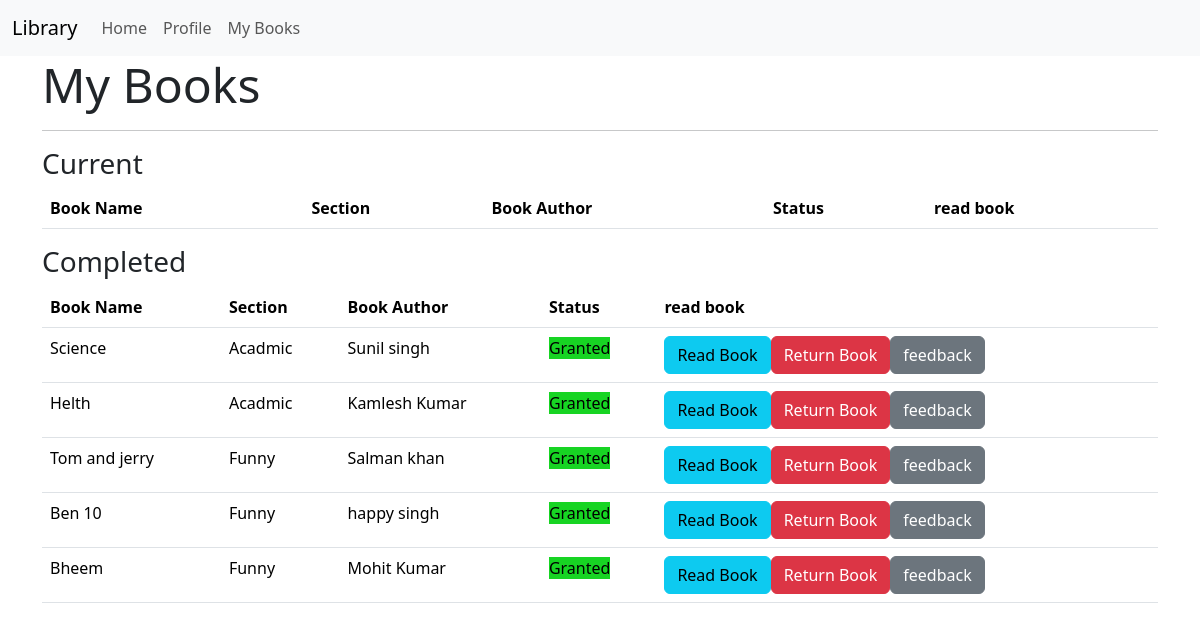
The app's page /mybook (signed in) with its own data.
### models.py (models this page shows)
class BookRequest(db.Model):
    id = db.Column(db.Integer, primary_key=True)#
    user_id = db.Column(db.Integer, db.ForeignKey('user.id'), nullable=False)#
    book_id = db.Column(db.Integer, db.ForeignKey('book.id'), nullable=False)#
    request_date = db.Column(db.DateTime,default=datetime.utcnow)#
    requested_day=db.Column(db.Integer)#
    status=db.Column(db.String(30),default='Pending')#
    issued_date = db.Column(db.DateTime)
    return_date = db.Column(db.DateTime)
    access_expiry = db.Column(db.DateTime)

class Book(db.Model):
    id = db.Column(db.Integer, primary_key=True)#
    name = db.Column(db.String(64), nullable=False)#
    content = db.Column(db.Text)#
    authors = db.Column(db.String(255))#
    book_upload_date = db.Column(db.Date,default=datetime.utcnow)#
    book_rating = db.Column(db.Float)
    section_id = db.Column(db.Integer, db.ForeignKey('section.id'), nullable=False)#
    bookrequest = db.relationship('BookRequest', backref='book', lazy=True, cascade='all, delete-orphan')#

class Section(db.Model):
    id = db.Column(db.Integer, primary_key=True)#
    name = db.Column(db.String(32), unique=True)#
    date_created = db.Column(db.Date,default=datetime.utcnow)#
    description = db.Column(db.Text)#
    books = db.relationship('Book', backref='section', lazy=True,cascade='all, delete-orphan')

### routes.py (the view)
@app.route('/mybook')
@auth_required
def mybook():
    user = User.query.get(session['user_id'])
    mybooks = BookRequest.query.filter_by(user_id=session['user_id']).all()
    return render_template('mybook.html', mybooks=mybooks,user=user)

### routes.py (called while the page is built)
def auth_required(func):
    @wraps(func)
    def inner(*args, **kwargs):
        if 'user_id' in session:
            return func(*args, **kwargs)
        else:
            flash('Please login to continue')
            return redirect(url_for('login'))
    return inner

### templates/mybook.html (shortened to what this page needs)
{% extends 'layout.html' %}
{% block content %}
<h1 class="display-5">My Books</h1>
<hr>
<h3>Current</h3>
<table class="table">
    <thead>
        <tr>
            <th>Book Name</th>
            <th>Section</th>
            <th>Book Author</th>
            <th>Status</th>
            <th>read book</th>
        </tr>
    </thead>
</table>
<h3>Completed</h3>
<table class="table">
    <thead>
        <tr>
            <th>Book Name</th>
            <th>Section</th>
            <th>Book Author</th>
            <th>Status</th>
            <th>read book</th>
        </tr>
    </thead>
    <tbody>
        {% for mybook in mybooks %}
        {%if mybook.status == 'Granted'%}
        <tr>
            <td>{{mybook.book.name}}</td>
            <td>{{mybook.book.section.name}}</td>
            <td>{{mybook.book.authors}}</td>
            <td>
                <span style="background-color: rgb(23, 212, 35);">{{mybook.status}}</span>
            <td>
            <div class="btn-group">
                <form action="{{ url_for('mybook_read', book_request_id=mybook.id) }}" method="post">
                    <button type="submit" class="btn btn-info">Read Book</button>
                </form>
                <form action="{{ url_for('myreqeust_return',book_id = mybook.id)}}" method="post">
                    <button type="submit" class="btn btn-danger">Return Book</button>
                </form>
                <form action="{{url_for('myfeedback', book_id = mybook.id)}}">
                    <button type="submit" class="btn btn-secondary"> feedback </button>
                </form>
            </div>
            {% endif %}
            </td>
        </tr>
        {% endfor %}
</table>
{% endblock %}

### records on screen
BookRequest: book.name "Science", book.section.name "Acadmic", book.authors "Sunil singh", status "Granted"
BookRequest: book.name "Helth", book.section.name "Acadmic", book.authors "Kamlesh Kumar", status "Granted"
BookRequest: book.name "Tom and jerry", book.section.name "Funny", book.authors "Salman khan", status "Granted"
BookRequest: book.name "Ben 10", book.section.name "Funny", book.authors "happy singh", status "Granted"
BookRequest: book.name "Bheem", book.section.name "Funny", book.authors "Mohit Kumar", status "Granted"
